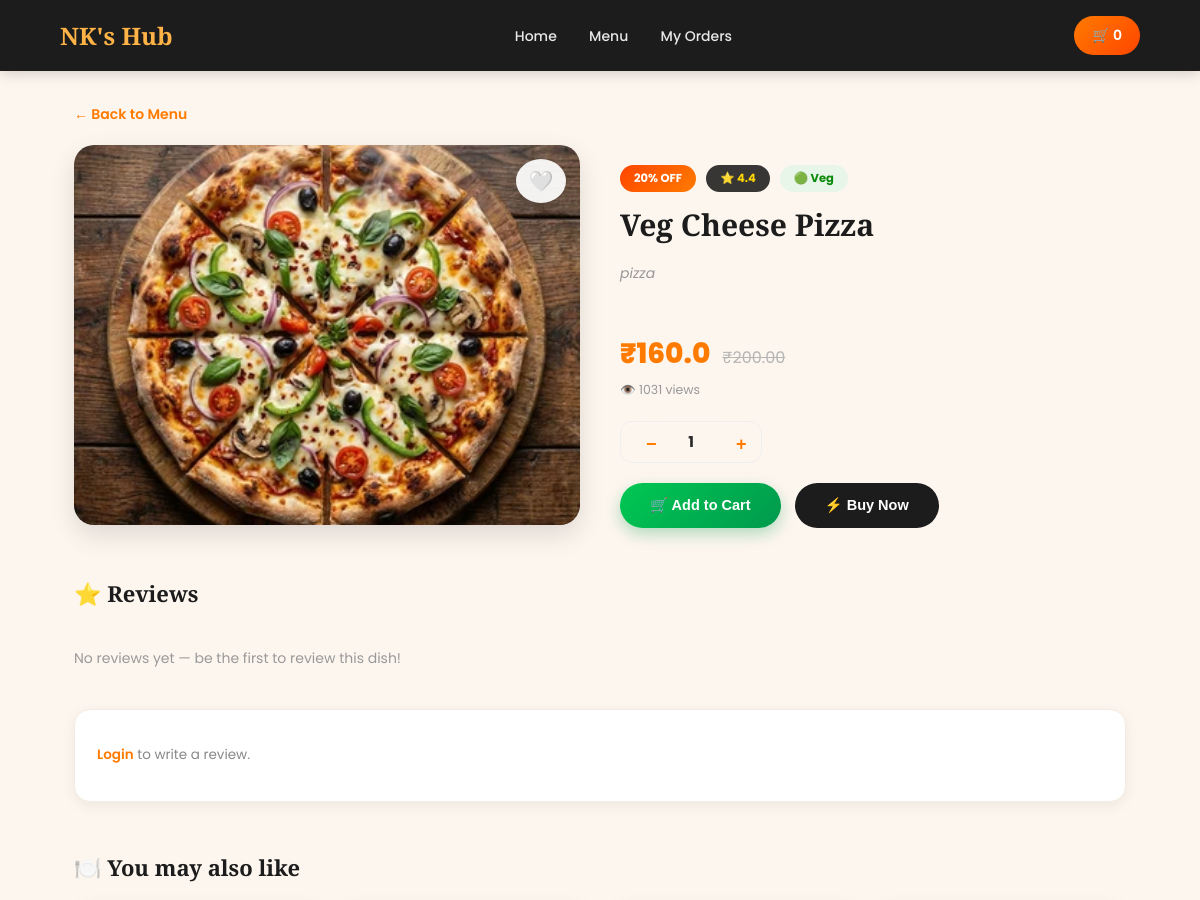
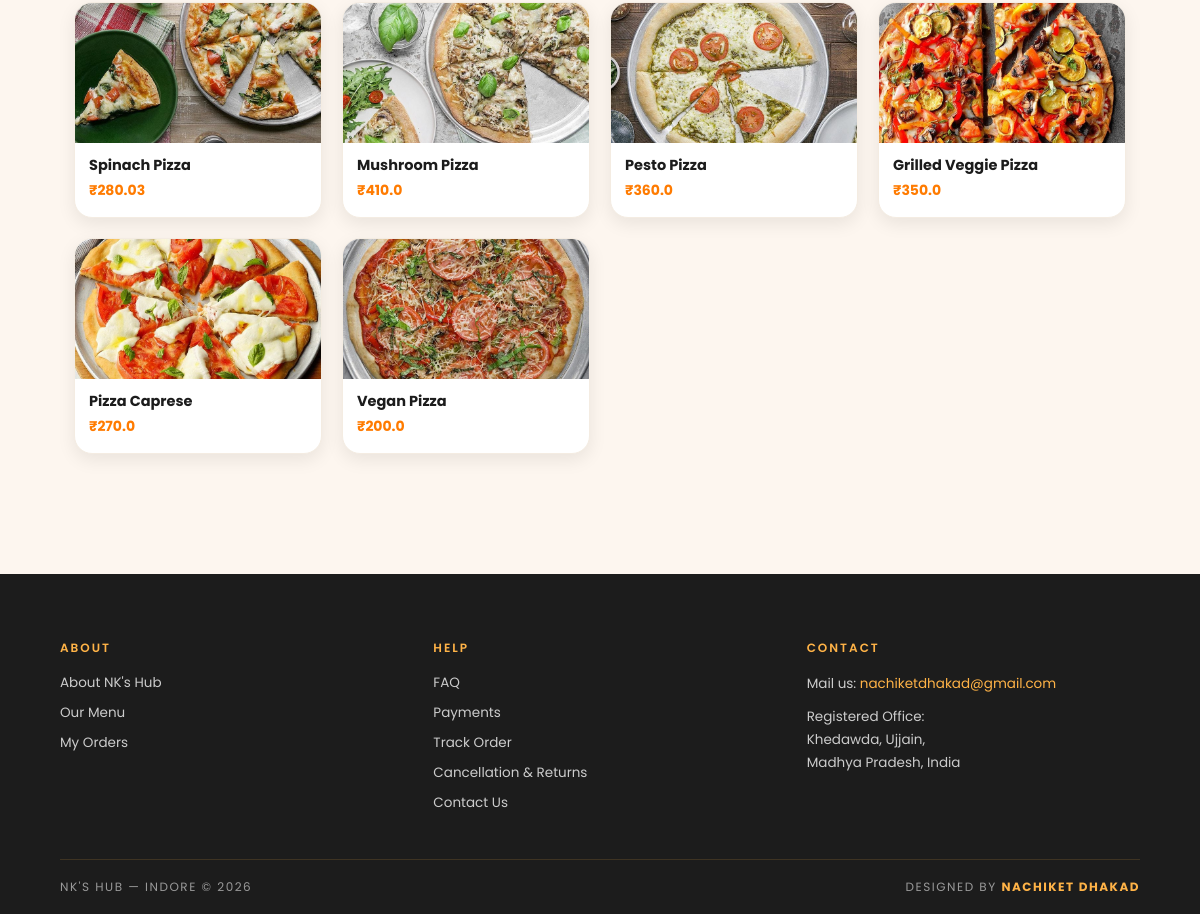
The page /food/1/ on the database its author committed (2 pictures, top to bottom).
### food/models.py (models this page shows, shortened)
class FoodItem(models.Model):
    CATEGORY_CHOICES = [
    ('burger', 'Burgers'),
    ('pizza', 'Pizza'),
    ('chinese', 'Chinese'),
    ('drink', 'Drinks'),
    ('desserts', 'Desserts'),
    ('rajasthani', 'Rajasthani'),
    ('hot-drinks', 'Hot Drinks'),
    ('cake', 'Cake'),
    ('icecream','icecream'),
    ('sweets', 'Sweets'),
]
    name = models.CharField(max_length=100)
    description = models.TextField(blank=True, null=True)
    price = models.DecimalField(max_digits=6, decimal_places=2, default=0)
    image = models.ImageField(upload_to='food/', blank=True, null=True)
    category = models.CharField(
        max_length=30,
        choices=CATEGORY_CHOICES,
        blank=True,
        null=True,
    )
    preferences = models.ManyToManyField(Preference, blank=True, related_name='food_items')
    ...
    discount = models.PositiveIntegerField(default=0, help_text="Discount % (e.g. 20)")
    rating = models.DecimalField(max_digits=2, decimal_places=1, default=0.0, help_text="e.g. 4.3")
    views = models.PositiveIntegerField(default=0, help_text="Admin se manually bhi edit ho sakta hai")
    is_popular = models.BooleanField(default=False, help_text="Show in Popular Right Now section")
    def discounted_price(self):
        if self.discount:
            return round(float(self.price) * (100 - self.discount) / 100, 2)
        return self.price
    @property
    def is_nonveg(self):
        return self.preferences.filter(slug='nonveg').exists()

### food/views.py (the view, shortened to what this page needs)
# urls.py: path('food/<int:pk>/', views.food_detail, name='food_detail'),
def food_detail(request, pk):
    item = get_object_or_404(FoodItem, pk=pk)
    item.views += 1
    item.save(update_fields=['views'])
    reviews = item.reviews.all().order_by('-created_at')
    gallery_images = item.images.all()
    avg_rating = item.rating
    related_items = FoodItem.objects.filter(category=item.category).exclude(pk=item.pk)[:6]
    cart = request.session.get('cart', {})
    cart_count = sum(cart.values())
    user_fav_ids = []
    if request.user.is_authenticated:
        user_fav_ids = list(
            Favourite.objects.filter(user=request.user).values_list('food_item_id', flat=True)
        )
    return render(request, 'food/food_detail.html', {
        'item': item,
        'reviews': reviews,
        'gallery_images': gallery_images,
        'avg_rating': avg_rating,
        'related_items': related_items,
        'cart_count': cart_count,
        'user_fav_ids': user_fav_ids,
    })

### food/templates/food/food_detail.html (shortened to what this page needs)
{% load static %}
<!DOCTYPE html>
<html lang="en">
<head>
  <link rel="stylesheet" href="{% static 'food/style.css' %}">
</head>
<body>
  <header class="navbar">
    <a href="/" class="logo">NK's Hub</a>
    <nav>
      <a href="/">Home</a>
      <a href="/menu/">Menu</a>
      <a href="{% url 'my_orders' %}">My Orders</a>
    </nav>
    <a href="{% url 'cart' %}" class="cart-indicator">🛒 <span id="cart-count">{{ cart_count }}</span></a>
  </header>
  <div class="page-wrap">
    <a href="{% url 'menu' %}" class="back-link">&larr; Back to Menu</a>
    <div class="detail-grid">
      <div>
        <div class="gallery-main">
          {% if item.image %}
            <img id="main-img" src="{{ item.image.url }}" alt="{{ item.name }}">
          {% endif %}
          <button type="button"
                  id="favHeartBtn"
                  class="fav-heart-btn"
                  onclick="toggleFav({{ item.id }}, this)">
            <span id="favHeartIcon">{% if item.id in user_fav_ids %}❤️{% else %}🤍{% endif %}</span>
          </button>
        </div>
      </div>
      <div class="info-col">
        <div class="info-badges">
          {% if item.discount %}<span class="badge discount">{{ item.discount }}% OFF</span>{% endif %}
          {% if avg_rating %}<span class="badge rating">⭐ {{ avg_rating }}</span>{% endif %}
          {% if item.is_nonveg %}
            <span class="badge nonveg">🔴 Non-Veg</span>
          {% else %}
            <span class="badge veg">🟢 Veg</span>
          {% endif %}
        </div>
        <h1>{{ item.name }}</h1>
        <p class="tagline">{{ item.category }}</p>
        <div class="price-block">
          {% if item.discount %}
            <span class="now">₹{{ item.discounted_price }}</span>
            <span class="old">₹{{ item.price }}</span>
          {% else %}
            <span class="now">₹{{ item.price }}</span>
          {% endif %}
        </div>
        <div class="views-line">👁️ {{ item.views }} views</div>
        <div class="qty-row">
          <div class="qty-box">
            <button type="button" onclick="changeQty(-1)">−</button>
            <span id="qty-val">1</span>
            <button type="button" onclick="changeQty(1)">+</button>
          </div>
        </div>
        <div class="action-row">
          <button type="button" class="btn-add-cart" onclick="addToCartAjax({{ item.id }}, this)">🛒 Add to Cart</button>
          <form method="POST" action="{% url 'buy_now' item.id %}" style="margin:0;">
            <button type="submit" class="btn-buy-now">⚡ Buy Now</button>
          </form>
        </div>
      </div>
    </div>
    <h2 class="section-title">⭐ Reviews</h2>
    {% for r in reviews %}
      <div class="review-card">
        <div class="review-top">
          <span class="review-user">{{ r.user.username }}</span>
          <span class="review-rating">⭐ {{ r.rating }}/5</span>
        </div>
        <div class="review-comment">{{ r.comment }}</div>
      </div>
    {% empty %}
      <div class="no-reviews">No reviews yet — be the first to review this dish!</div>
    {% endfor %}
    <div class="review-form">
      {% if user.is_authenticated %}
        <form method="POST">
          {% csrf_token %}
          <select name="rating" required>
            <option value="">Select rating</option>
            <option value="5">⭐⭐⭐⭐⭐ Excellent</option>
            <option value="4">⭐⭐⭐⭐ Good</option>
            <option value="3">⭐⭐⭐ Average</option>
            <option value="2">⭐⭐ Poor</option>
            <option value="1">⭐ Terrible</option>
          </select>
          <textarea name="comment" placeholder="Share your experience..." required></textarea>
          <button type="submit" name="submit_review" value="1">Submit Review</button>
        </form>
      {% else %}
        <p class="login-to-review">
          <a href="{% url 'login' %}?next={{ request.path }}">Login</a> to write a review.
        </p>
      {% endif %}
    </div>
    {% if related_items %}
    <h2 class="section-title">🍽️ You may also like</h2>
    <div class="related-grid">
      {% for rel in related_items %}
        <a href="{% url 'food_detail' rel.id %}" class="related-card">
          {% if rel.image %}<img src="{{ rel.image.url }}" alt="{{ rel.name }}">{% endif %}
          <div class="rc-body">
            <h4>{{ rel.name }}</h4>
            <div class="rc-price">₹{{ rel.discounted_price }}</div>
          </div>
        </a>
      {% endfor %}
    </div>
    {% endif %}
  </div>
  <footer class="site-footer">
    <div class="footer-top">
      <div class="footer-col">
        <h4>About</h4>
        <a href="/about/">About NK's Hub</a>
        <a href="/menu/">Our Menu</a>
        <a href="{% url 'my_orders' %}">My Orders</a>
      </div>
      <div class="footer-col" id="help">
        <h4>Help</h4>
        <a href="{% url 'help' %}">FAQ</a>
        <a href="/about/">Payments</a>
        <a href="{% url 'my_orders' %}">Track Order</a>
        <a href="{% url 'cart' %}">Cancellation & Returns</a>
        <a href="mailto:nachiketdhakad@gmail.com">Contact Us</a>
      </div>
      <div class="footer-col">
        <h4>Contact</h4>
        <p>Mail us: <a href="mailto:nachiketdhakad@gmail.com">nachiketdhakad@gmail.com</a></p>
        <p>Registered Office:<br>Khedawda, Ujjain,<br>Madhya Pradesh, India</p>
      </div>
    </div>
    <div class="footer-bottom">
      <p>NK's Hub — Indore © 2026</p>
      <p class="footer-credit">Designed by <strong>Nachiket Dhakad</strong></p>
    </div>
  </footer>
</body>
</html>

### staticfiles/food/style.css (style rules this page uses)
.tagline { font-size: 20px; color: white; margin-top: 10px; font-style: italic; }
body { margin: 0; font-family: 'Poppins', sans-serif; background: linear-gradient(135deg, #ff7f50, #ffb347, #ffe5b4); color: #333; }
header { background: rgba(255,255,255,0.8); padding: 15px 30px; display: flex; justify-content: space-between; align-items: center; position: sticky; top: 0; }
.logo { font-size: 1.8rem; font-weight: bold; color: #ff4500; }
nav a { margin: 0 15px; text-decoration: none; color: #ff4500; font-weight: bold; transition: color 0.3s, transform 0.3s; }
button { background: #ff914d; border: none; padding: 12px 25px; border-radius: 25px; cursor: pointer; font-weight: bold; color: #fff; transition: transform 0.2s, background 0.3s; }
.badge { display: inline-block; margin-top: 20px; background: #ff4500; color: #fff; padding: 10px 20px; border-radius: 50%; font-weight: bold; }
.navbar { background: #f05f33; color: white; padding: 15px; display: flex; justify-content: space-between; align-items: center; }
.navbar nav a { margin: 0 10px; text-decoration: none; color: white; font-weight: bold; }

### rows shown on the page
FoodItem: image (picture), discount "20", rating "4.4", name "Veg Cheese Pizza", category "pizza", discounted_price "160.0", price "200.00", views "1031"
FoodItem: image (picture), name "Spinach Pizza", discounted_price "280.03"
FoodItem: image (picture), name "Mushroom Pizza", discounted_price "410.0"
FoodItem: image (picture), name "Pesto Pizza", discounted_price "360.0"
FoodItem: image (picture), name "Grilled Veggie Pizza", discounted_price "350.0"
FoodItem: image (picture), name "Pizza Caprese", discounted_price "270.0"
FoodItem: image (picture), name "Vegan Pizza", discounted_price "200.0"

### other values the page prints
{{ cart_count }} "0"
